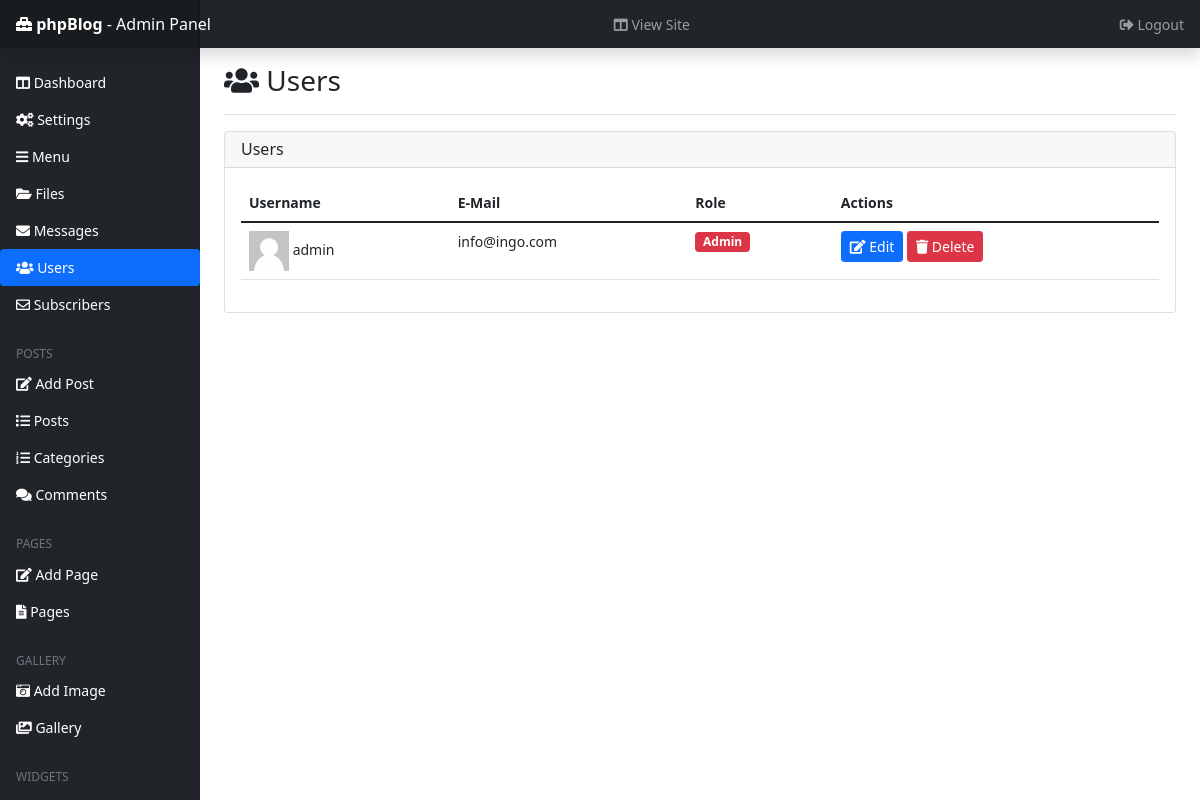
Screenshot of /admin/users.php (signed in) with the database file from the repository.
### tables this page shows
CREATE TABLE `users` (
  `id` int NOT NULL,
  `username` varchar(255) NOT NULL,
  `password` varchar(255) NOT NULL,
  `email` varchar(255) NOT NULL,
  `avatar` varchar(255) NOT NULL DEFAULT 'assets/img/avatar.png',
  `role` varchar(255) NOT NULL DEFAULT 'User'
);

### admin/users.php (the view, shortened to what this page needs)
<?php
include "header.php";
?>
    <div class="d-flex justify-content-between flex-wrap flex-md-nowrap align-items-center pt-3 pb-2 mb-3 border-bottom">
		<h3 class="h3"><i class="fas fa-users"></i> Users</h3>
	</div>
			<div class="card">
              <h6 class="card-header">Users</h6>
                  <div class="card-body">
                    <table id="dt-basic" class="table table-border table-hover bootstrap-datatable" id="datatable">
                          <thead>
                              <tr>
								  <th>Username</th>
								  <th>E-Mail</th>
								  <th>Role</th>
								  <th>Actions</th>
                              </tr>
                          </thead>
                          <tbody>
<?php
$query = mysqli_query($connect, "SELECT * FROM users ORDER BY id ASC");
while ($row = mysqli_fetch_assoc($query)) {
    $badge = '';
    if ($row['role'] == 'Admin') {
        $badge = '<h6><span class="badge bg-danger">Admin</span></h6>';
    }
    echo '
                            <tr>
                                <td><img src="../' . $row['avatar'] . '" width="40px" height="40px" /> ' . $row['username'] . '</td>
								<td>' . $row['email'] . '</td>
								<td>' . $badge . '</td>
                                <td>
                                    <a class="btn btn-primary btn-sm" href="?edit-id=' . $row['id'] . '">
                                        <i class="fa fa-edit"></i> Edit
                                    </a>
                                    <a class="btn btn-danger btn-sm" href="?delete-id=' . $row['id'] . '">
                                        <i class="fa fa-trash"></i> Delete
                                    </a>
                                </td>
                            </tr>
';
}
?>
                          </tbody>
                     </table>
                  </div>
            </div>
<?php
include "footer.php";
?>

### admin/header.php (style rules this page uses)
a:link { text-decoration: none; }
body { font-size: .875rem; }

### rows the page displays
users: avatar (placeholder picture), username "admin", email "info@ingo.com", role "Admin"
